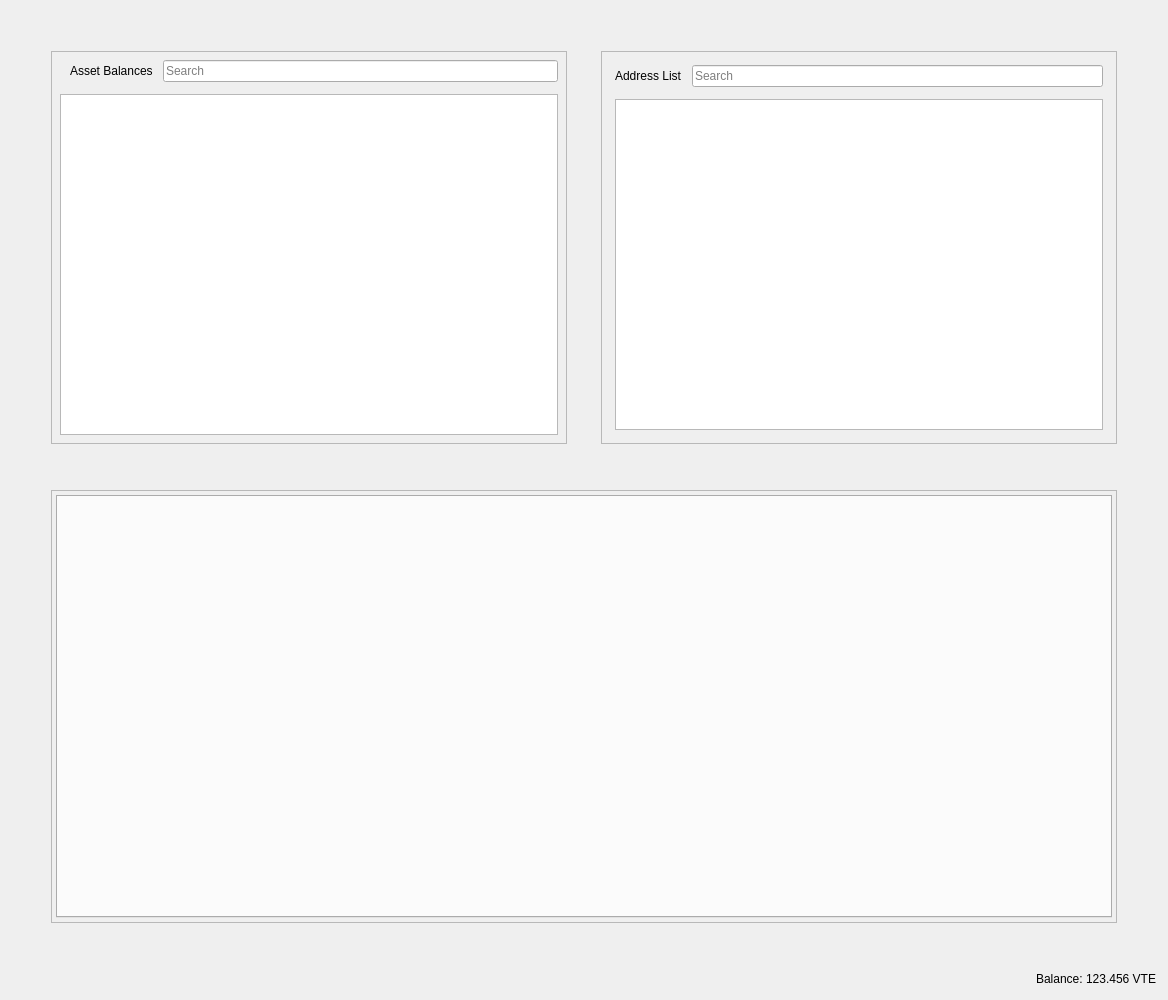
<?xml version="1.0" encoding="UTF-8"?>
<ui version="4.0">
 <class>RestrictedAssetsDialog</class>
 <widget class="QDialog" name="RestrictedAssetsDialog">
  <property name="geometry">
   <rect>
    <x>0</x>
    <y>0</y>
    <width>1168</width>
    <height>1000</height>
   </rect>
  </property>
  <property name="windowTitle">
   <string>Send Coins</string>
  </property>
  <layout class="QVBoxLayout" name="verticalLayout">
   <item>
    <layout class="QHBoxLayout" name="horizontalLayout">
     <property name="spacing">
      <number>34</number>
     </property>
     <property name="leftMargin">
      <number>40</number>
     </property>
     <property name="topMargin">
      <number>40</number>
     </property>
     <property name="rightMargin">
      <number>40</number>
     </property>
     <property name="bottomMargin">
      <number>40</number>
     </property>
     <item>
      <widget class="QFrame" name="frameAssetBalance">
       <property name="frameShape">
        <enum>QFrame::StyledPanel</enum>
       </property>
       <property name="frameShadow">
        <enum>QFrame::Raised</enum>
       </property>
       <layout class="QVBoxLayout" name="verticalLayout_7">
        <property name="spacing">
         <number>12</number>
        </property>
        <property name="leftMargin">
         <number>4</number>
        </property>
        <property name="topMargin">
         <number>4</number>
        </property>
        <property name="rightMargin">
         <number>4</number>
        </property>
        <property name="bottomMargin">
         <number>4</number>
        </property>
        <item>
         <layout class="QVBoxLayout" name="verticalLayout_4">
          <property name="spacing">
           <number>12</number>
          </property>
          <property name="leftMargin">
           <number>4</number>
          </property>
          <property name="topMargin">
           <number>4</number>
          </property>
          <property name="rightMargin">
           <number>4</number>
          </property>
          <property name="bottomMargin">
           <number>4</number>
          </property>
          <item>
           <layout class="QHBoxLayout" name="horizontalLayout_8">
            <property name="spacing">
             <number>10</number>
            </property>
            <property name="leftMargin">
             <number>10</number>
            </property>
            <item>
             <widget class="QLabel" name="labelAssetBalance">
              <property name="text">
               <string>Asset Balances</string>
              </property>
             </widget>
            </item>
            <item>
             <widget class="QLineEdit" name="lineEditAssetSearch">
              <property name="placeholderText">
               <string>Search</string>
              </property>
             </widget>
            </item>
           </layout>
          </item>
          <item>
           <widget class="QTableView" name="listAssets"/>
          </item>
         </layout>
        </item>
       </layout>
      </widget>
     </item>
     <item>
      <widget class="QFrame" name="frameAddressList">
       <property name="frameShape">
        <enum>QFrame::StyledPanel</enum>
       </property>
       <property name="frameShadow">
        <enum>QFrame::Raised</enum>
       </property>
       <layout class="QVBoxLayout" name="verticalLayout_10">
        <property name="spacing">
         <number>12</number>
        </property>
        <item>
         <layout class="QVBoxLayout" name="verticalLayout_9">
          <property name="spacing">
           <number>12</number>
          </property>
          <property name="leftMargin">
           <number>4</number>
          </property>
          <property name="topMargin">
           <number>4</number>
          </property>
          <property name="rightMargin">
           <number>4</number>
          </property>
          <property name="bottomMargin">
           <number>4</number>
          </property>
          <item>
           <layout class="QHBoxLayout" name="horizontalLayout_9">
            <property name="spacing">
             <number>10</number>
            </property>
            <property name="leftMargin">
             <number>0</number>
            </property>
            <property name="topMargin">
             <number>0</number>
            </property>
            <property name="rightMargin">
             <number>0</number>
            </property>
            <property name="bottomMargin">
             <number>0</number>
            </property>
            <item>
             <widget class="QLabel" name="labelAddressList">
              <property name="text">
               <string>Address List</string>
              </property>
             </widget>
            </item>
            <item>
             <widget class="QLineEdit" name="lineEditAddressSearch">
              <property name="placeholderText">
               <string>Search</string>
              </property>
             </widget>
            </item>
           </layout>
          </item>
          <item>
           <widget class="QTableView" name="myAddressList"/>
          </item>
         </layout>
        </item>
       </layout>
      </widget>
     </item>
    </layout>
   </item>
   <item>
    <layout class="QHBoxLayout" name="horizontalLayout_4">
     <property name="spacing">
      <number>34</number>
     </property>
     <property name="leftMargin">
      <number>40</number>
     </property>
     <property name="topMargin">
      <number>0</number>
     </property>
     <property name="rightMargin">
      <number>40</number>
     </property>
     <property name="bottomMargin">
      <number>40</number>
     </property>
     <item>
      <widget class="QFrame" name="tabFrame">
       <property name="frameShape">
        <enum>QFrame::StyledPanel</enum>
       </property>
       <property name="frameShadow">
        <enum>QFrame::Raised</enum>
       </property>
       <layout class="QVBoxLayout" name="verticalLayout_8">
        <property name="spacing">
         <number>12</number>
        </property>
        <property name="leftMargin">
         <number>4</number>
        </property>
        <property name="topMargin">
         <number>4</number>
        </property>
        <property name="rightMargin">
         <number>4</number>
        </property>
        <property name="bottomMargin">
         <number>4</number>
        </property>
        <item>
         <widget class="QTabWidget" name="tabWidget">
          <property name="tabPosition">
           <enum>QTabWidget::North</enum>
          </property>
          <property name="tabShape">
           <enum>QTabWidget::Rounded</enum>
          </property>
          <property name="currentIndex">
           <number>-1</number>
          </property>
          <property name="elideMode">
           <enum>Qt::ElideNone</enum>
          </property>
         </widget>
        </item>
       </layout>
      </widget>
     </item>
    </layout>
   </item>
   <item>
    <layout class="QHBoxLayout" name="horizontalLayout_2">
     <property name="spacing">
      <number>3</number>
     </property>
     <item>
      <spacer name="horizontalSpacer">
       <property name="orientation">
        <enum>Qt::Horizontal</enum>
       </property>
       <property name="sizeHint" stdset="0">
        <size>
         <width>40</width>
         <height>20</height>
        </size>
       </property>
      </spacer>
     </item>
     <item alignment="Qt::AlignRight">
      <widget class="QLabel" name="label">
       <property name="sizePolicy">
        <sizepolicy hsizetype="Preferred" vsizetype="Fixed">
         <horstretch>0</horstretch>
         <verstretch>0</verstretch>
        </sizepolicy>
       </property>
       <property name="text">
        <string>Balance:</string>
       </property>
      </widget>
     </item>
     <item alignment="Qt::AlignRight">
      <widget class="QLabel" name="labelBalance">
       <property name="sizePolicy">
        <sizepolicy hsizetype="Preferred" vsizetype="Fixed">
         <horstretch>0</horstretch>
         <verstretch>0</verstretch>
        </sizepolicy>
       </property>
       <property name="cursor">
        <cursorShape>IBeamCursor</cursorShape>
       </property>
       <property name="text">
        <string notr="true">123.456 VTE</string>
       </property>
       <property name="textInteractionFlags">
        <set>Qt::LinksAccessibleByMouse|Qt::TextSelectableByKeyboard|Qt::TextSelectableByMouse</set>
       </property>
      </widget>
     </item>
    </layout>
   </item>
  </layout>
 </widget>
 <resources>
  <include location="../virtualempire.qrc"/>
 </resources>
 <connections/>
</ui>
